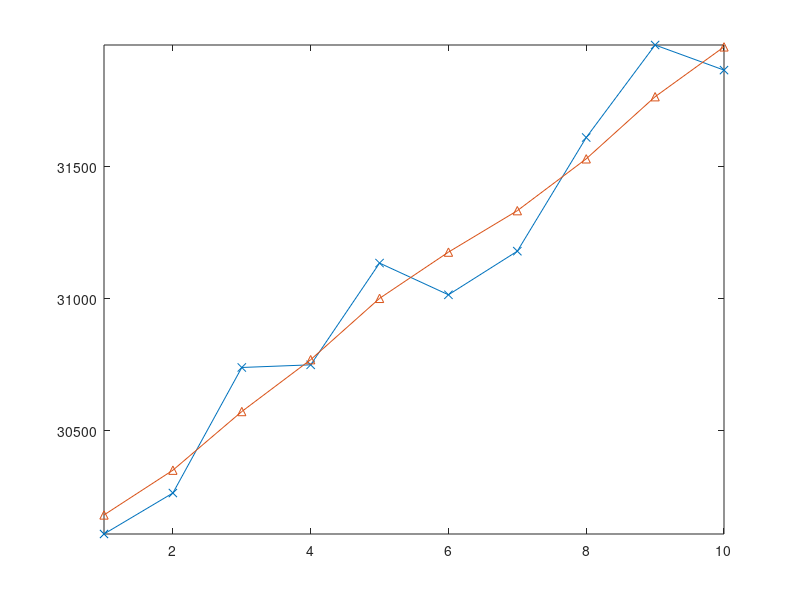

Reproduce this figure in MATLAB.
clear all
clf

%x: estimativas futuras
%xp: estimativas passadas

%inicializacao
x(1,1)  = 30000
v(1,1) = 40;
y = [30000,30110, 30265,30740,30750,31135,31015,31180,31610,31960,31865]
n=11;
Dt = 5;
A=0.2;
B=0.1;

%predicao
printf("primeira predição!\n");
x(2,1) = x(1,1) + Dt*v(1,1)
v(2,1) = v(1,1)
printf("y(2) = %d\n",y(2))



for i=2:n
  printf("update,i = %d\n",i);
  printf("calculando x(%d,%d) e v(%d,%d)\n",i,i,i,i);
  %update
  x(i,i) = x(i,i-1) + A*(y(i)-x(i,i-1)) ;
  x(i,i)
  X(i) = x(i,i);
  v(i,i) = v(i,i-1) + B*((y(i)-x(i,i-1))/Dt);
  v(i,i)
  V(i) = v(i,i);
  %predicao
  printf("predicao proximo estado,i = %d\n",i);
  printf("calculando x(%d,%d) e v(%d,%d)\n",i+1,i,i+1,i);
  x(i+1,i) = x(i,i) + Dt*v(i,i);
  v(i+1,i) = v(i,i);
  
  
  x(i+1,i)
  v(i+1,i)
  Xi(i) = x(i+1,i);
  Vi(i) = v(i+1,i);

 endfor
 
plot(linspace(1,10,10),y(2:11),"x-")
hold on
plot(linspace(1,10,10),X(2:11),"^-")
axis([1 10]) 
hold on
axis("tight")